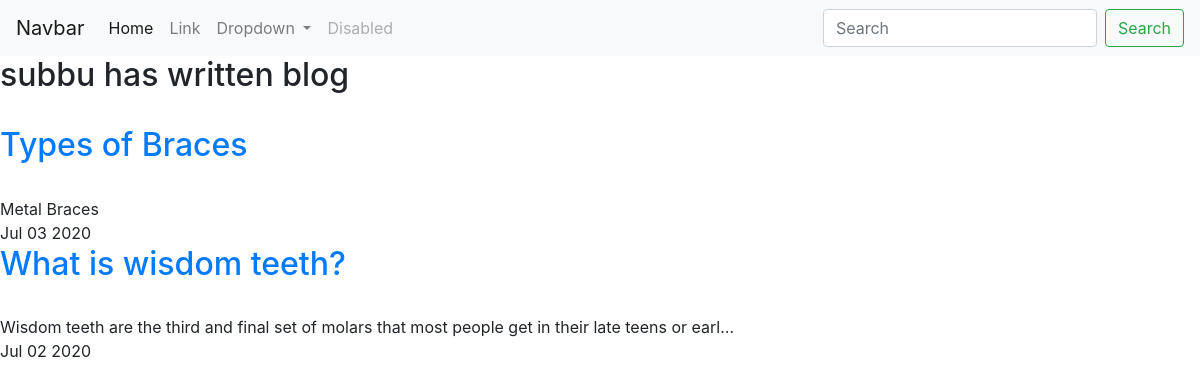
Screenshot of /blog/ with the database file from the repository.
### blog/models.py (models this page shows)
class Blog(models.Model):
    title = models.CharField(max_length=100)
    description = models.CharField (max_length = 1000)
    date = models.DateField()

### blog/views.py (the view)
# urls.py: path('', views.blog, name='blog'),
def blog(request):
    Blogs = Blog.objects.order_by('-date') [:2]
    return render(request,'blog/blog.html', {'Blogs': Blogs})

### blog/templates/blog/blog.html
{% include 'portfolio/base.html' %}
{% block content %}
<h2> subbu has written {{ blog.count }} blog {{ blog.count|pluralize  }} </h2>
{% for blog in Blogs %}<br>
<a href="{% url 'blog:individualblog' blog.id %}"> <h2> {{ blog.title }} </h2> </a> <br>
{{ blog.description|truncatechars:100 }}<br>
{{ blog.date|date:'M d Y' }}
{% endfor %}
{% endblock %}

### portfolio/templates/portfolio/base.html (shortened to what this page needs)
<html lang="en">
  <head>
    <link rel="stylesheet" href="https://stackpath.bootstrapcdn.com/bootstrap/4.5.0/css/bootstrap.min.css">
  </head>
  <body>
<nav class="navbar navbar-expand-lg navbar-light bg-light">
  <a class="navbar-brand" href="#">Navbar</a>
  <div class="collapse navbar-collapse" id="navbarSupportedContent">
    <ul class="navbar-nav mr-auto">
      <li class="nav-item active">
        <a class="nav-link" href="#">Home <span class="sr-only">(current)</span></a>
      </li>
      <li class="nav-item">
        <a class="nav-link" href="#">Link</a>
      </li>
      <li class="nav-item dropdown">
        <a class="nav-link dropdown-toggle" href="#" id="navbarDropdown" role="button" data-toggle="dropdown" aria-haspopup="true" aria-expanded="false">
          Dropdown
        </a>
      </li>
      <li class="nav-item">
        <a class="nav-link disabled" href="#" tabindex="-1" aria-disabled="true">Disabled</a>
      </li>
    </ul>
    <form class="form-inline my-2 my-lg-0">
      <input class="form-control mr-sm-2" type="search" placeholder="Search" aria-label="Search">
      <button class="btn btn-outline-success my-2 my-sm-0" type="submit">Search</button>
    </form>
  </div>
</nav>
  </body>
</html>

### rows the page displays
Blog: title "Types of Braces", description "Metal Braces", date "Jul 03 2020"
Blog: title "What is wisdom teeth?", description "Wisdom teeth are the third and final set of molars that most people get in their late teens or earl…", date "Jul 02 2020"
